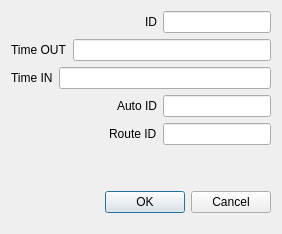
<?xml version="1.0" encoding="UTF-8"?>
<ui version="4.0">
 <class>AddJournalRowDialog</class>
 <widget class="QDialog" name="AddJournalRowDialog">
  <property name="geometry">
   <rect>
    <x>0</x>
    <y>0</y>
    <width>282</width>
    <height>234</height>
   </rect>
  </property>
  <property name="windowTitle">
   <string>Add Journal Row</string>
  </property>
  <layout class="QVBoxLayout" name="verticalLayout">
   <item>
    <layout class="QHBoxLayout" name="horizontalLayout_2">
     <item>
      <spacer name="horizontalSpacer_8">
       <property name="orientation">
        <enum>Qt::Horizontal</enum>
       </property>
       <property name="sizeHint" stdset="0">
        <size>
         <width>40</width>
         <height>20</height>
        </size>
       </property>
      </spacer>
     </item>
     <item>
      <widget class="QLabel" name="idLbl">
       <property name="sizePolicy">
        <sizepolicy hsizetype="Minimum" vsizetype="Minimum">
         <horstretch>0</horstretch>
         <verstretch>0</verstretch>
        </sizepolicy>
       </property>
       <property name="text">
        <string>ID</string>
       </property>
      </widget>
     </item>
     <item>
      <widget class="QLineEdit" name="idLine">
       <property name="sizePolicy">
        <sizepolicy hsizetype="Fixed" vsizetype="Fixed">
         <horstretch>0</horstretch>
         <verstretch>0</verstretch>
        </sizepolicy>
       </property>
      </widget>
     </item>
    </layout>
   </item>
   <item>
    <layout class="QHBoxLayout" name="horizontalLayout_3">
     <item>
      <widget class="QLabel" name="timeOutLbl">
       <property name="sizePolicy">
        <sizepolicy hsizetype="Minimum" vsizetype="Minimum">
         <horstretch>0</horstretch>
         <verstretch>0</verstretch>
        </sizepolicy>
       </property>
       <property name="text">
        <string>Time OUT</string>
       </property>
      </widget>
     </item>
     <item>
      <widget class="QLineEdit" name="timeOutLine">
       <property name="sizePolicy">
        <sizepolicy hsizetype="Expanding" vsizetype="Fixed">
         <horstretch>0</horstretch>
         <verstretch>0</verstretch>
        </sizepolicy>
       </property>
      </widget>
     </item>
    </layout>
   </item>
   <item>
    <layout class="QHBoxLayout" name="horizontalLayout_4">
     <item>
      <widget class="QLabel" name="timeInLbl">
       <property name="sizePolicy">
        <sizepolicy hsizetype="Minimum" vsizetype="Minimum">
         <horstretch>0</horstretch>
         <verstretch>0</verstretch>
        </sizepolicy>
       </property>
       <property name="text">
        <string>Time IN</string>
       </property>
      </widget>
     </item>
     <item>
      <widget class="QLineEdit" name="timeInLine">
       <property name="sizePolicy">
        <sizepolicy hsizetype="Expanding" vsizetype="Fixed">
         <horstretch>0</horstretch>
         <verstretch>0</verstretch>
        </sizepolicy>
       </property>
      </widget>
     </item>
    </layout>
   </item>
   <item>
    <layout class="QHBoxLayout" name="horizontalLayout_5">
     <item>
      <spacer name="horizontalSpacer_5">
       <property name="orientation">
        <enum>Qt::Horizontal</enum>
       </property>
       <property name="sizeHint" stdset="0">
        <size>
         <width>40</width>
         <height>20</height>
        </size>
       </property>
      </spacer>
     </item>
     <item>
      <widget class="QLabel" name="autoIdLbl">
       <property name="sizePolicy">
        <sizepolicy hsizetype="Minimum" vsizetype="Minimum">
         <horstretch>0</horstretch>
         <verstretch>0</verstretch>
        </sizepolicy>
       </property>
       <property name="text">
        <string>Auto ID</string>
       </property>
      </widget>
     </item>
     <item>
      <widget class="QLineEdit" name="autoIdLine">
       <property name="sizePolicy">
        <sizepolicy hsizetype="Fixed" vsizetype="Fixed">
         <horstretch>0</horstretch>
         <verstretch>0</verstretch>
        </sizepolicy>
       </property>
      </widget>
     </item>
    </layout>
   </item>
   <item>
    <layout class="QHBoxLayout" name="horizontalLayout_6">
     <item>
      <spacer name="horizontalSpacer_9">
       <property name="orientation">
        <enum>Qt::Horizontal</enum>
       </property>
       <property name="sizeHint" stdset="0">
        <size>
         <width>40</width>
         <height>20</height>
        </size>
       </property>
      </spacer>
     </item>
     <item>
      <widget class="QLabel" name="routeIdLbl">
       <property name="sizePolicy">
        <sizepolicy hsizetype="Minimum" vsizetype="Minimum">
         <horstretch>0</horstretch>
         <verstretch>0</verstretch>
        </sizepolicy>
       </property>
       <property name="text">
        <string>Route ID</string>
       </property>
      </widget>
     </item>
     <item>
      <widget class="QLineEdit" name="routeIdLine">
       <property name="sizePolicy">
        <sizepolicy hsizetype="Fixed" vsizetype="Fixed">
         <horstretch>0</horstretch>
         <verstretch>0</verstretch>
        </sizepolicy>
       </property>
      </widget>
     </item>
    </layout>
   </item>
   <item>
    <spacer name="verticalSpacer">
     <property name="orientation">
      <enum>Qt::Vertical</enum>
     </property>
     <property name="sizeType">
      <enum>QSizePolicy::Expanding</enum>
     </property>
     <property name="sizeHint" stdset="0">
      <size>
       <width>20</width>
       <height>40</height>
      </size>
     </property>
    </spacer>
   </item>
   <item>
    <widget class="QDialogButtonBox" name="buttonBox">
     <property name="orientation">
      <enum>Qt::Horizontal</enum>
     </property>
     <property name="standardButtons">
      <set>QDialogButtonBox::Cancel|QDialogButtonBox::Ok</set>
     </property>
    </widget>
   </item>
   <item>
    <spacer name="verticalSpacer_2">
     <property name="orientation">
      <enum>Qt::Vertical</enum>
     </property>
     <property name="sizeType">
      <enum>QSizePolicy::Fixed</enum>
     </property>
     <property name="sizeHint" stdset="0">
      <size>
       <width>20</width>
       <height>10</height>
      </size>
     </property>
    </spacer>
   </item>
  </layout>
 </widget>
 <resources/>
 <connections>
  <connection>
   <sender>buttonBox</sender>
   <signal>accepted()</signal>
   <receiver>AddJournalRowDialog</receiver>
   <slot>accept()</slot>
   <hints>
    <hint type="sourcelabel">
     <x>227</x>
     <y>177</y>
    </hint>
    <hint type="destinationlabel">
     <x>157</x>
     <y>212</y>
    </hint>
   </hints>
  </connection>
  <connection>
   <sender>buttonBox</sender>
   <signal>rejected()</signal>
   <receiver>AddJournalRowDialog</receiver>
   <slot>reject()</slot>
   <hints>
    <hint type="sourcelabel">
     <x>253</x>
     <y>183</y>
    </hint>
    <hint type="destinationlabel">
     <x>262</x>
     <y>212</y>
    </hint>
   </hints>
  </connection>
 </connections>
</ui>
